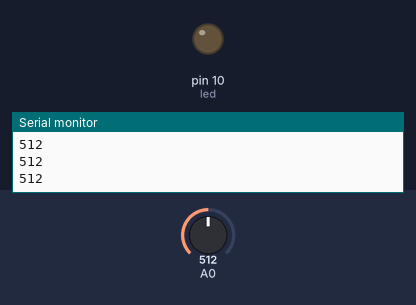
Recording of a sketch running on a simulated Arduino Uno, built with avr-gcc and run on an emulated ATmega328P. Parts: output pins drawn as LEDs (lit = HIGH), the last lines printed to the serial monitor. Inputs (shaded band) come from the test bench; at power-on: A0 = 512.

Above: at 1.2 s.
1.3 s: A0 set to 884
2.8 s: A0 set to 914
At 3.9 s:
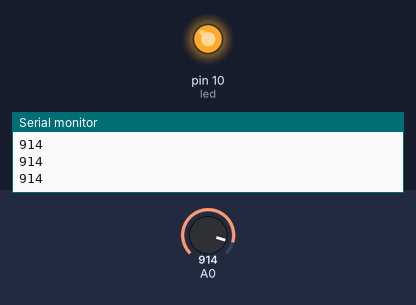
4.4 s: A0 set to 900
At 5.3 s:
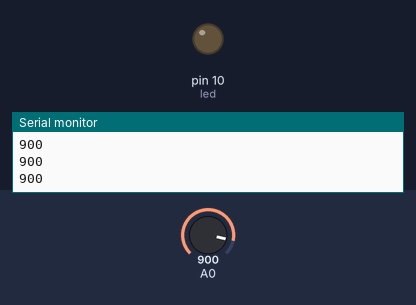
6.0 s: A0 set to 1023
At 6.7 s:
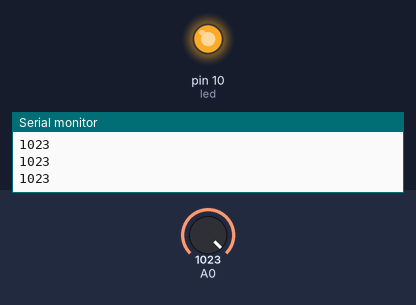
Timing chart, 0 to 8.6 s (numbered marks = the images above; inputs shaded):
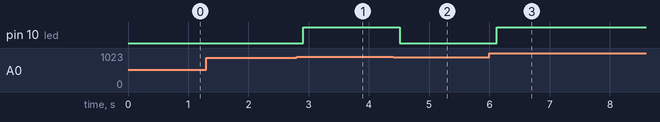

The sketch:

lightSensor.ino
```cpp
//this program will turn on the led when the room light is dim
int led = 10;
void setup() {
  // put your setup code here, to run once:
  Serial.begin(9600);
  pinMode(led,OUTPUT);

}

void loop() {
  // put your main code here, to run repeatedly:
  int sensorValue=analogRead(A0);
  Serial.println(sensorValue);
  delay(100);
  if (sensorValue > 900)
  {digitalWrite(led, HIGH);}
  else
  {digitalWrite(led, LOW);}

}
```

Measured:
- the behaviour switches between 900 and 901 on A0 (found by bisection; images 0 and 1)
- after the input at 2.8 s, pin 10 (led): LOW → HIGH after 0.11 s
- after the input at 4.4 s, pin 10 (led): HIGH → LOW after 0.11 s
- after the input at 6.0 s, pin 10 (led): LOW → HIGH after 0.12 s
